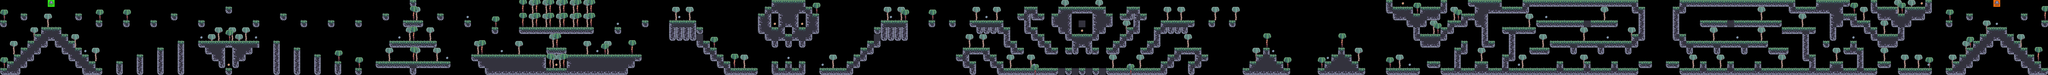

Tiled map render using the project's own tile images. Description and the map definition, with tile-layer contents summarised, below:
An orthogonal 300x11 tile map with 64x64 px tiles, 9 tile layers (bg palms, crates, terrain, enemies, ...), 5 tilesets.

<map version="1.5" tiledversion="1.7.2" orientation="orthogonal" renderorder="right-down" width="300" height="11" tilewidth="64" tileheight="64" infinite="0" nextlayerid="10" nextobjectid="1">
 <editorsettings>
  <export target="../1/level__1_1.csv" format="csv" />
 </editorsettings>
 <tileset firstgid="1" source="../tilesets/terrain_tiles.tsx" />
 <tileset firstgid="17" source="../tilesets/setup_tiles.tsx" />
 <tileset firstgid="19" source="../tilesets/palms_tiles.tsx" />
 <tileset firstgid="29" source="../tilesets/coin_tiles.tsx" />
 <tileset firstgid="31" source="../tilesets/grass_tiles.tsx" />
 <layer id="5" name="bg palms" width="300" height="11">
  <data>[3300 cells, 87 non-empty, 2 distinct tile ids]</data>
 </layer>
 <layer id="9" name="crates" width="300" height="11">
  <data>[3300 cells, 0 non-empty, 0 distinct tile ids]</data>
 </layer>
 <layer id="1" name="terrain" width="300" height="11">
  <data>[3300 cells, 882 non-empty, 16 distinct tile ids]</data>
 </layer>
 <layer id="7" name="enemies" width="300" height="11">
  <data>[3300 cells, 0 non-empty, 0 distinct tile ids]</data>
 </layer>
 <layer id="4" name="fg palms" width="300" height="11">
  <data>[3300 cells, 51 non-empty, 2 distinct tile ids]</data>
 </layer>
 <layer id="6" name="constraints" width="300" height="11">
  <data>[3300 cells, 0 non-empty, 0 distinct tile ids]</data>
 </layer>
 <layer id="8" name="grass" width="300" height="11">
  <data>[3300 cells, 450 non-empty, 3 distinct tile ids]</data>
 </layer>
 <layer id="3" name="coins" width="300" height="11">
  <data>[3300 cells, 33 non-empty, 2 distinct tile ids]</data>
 </layer>
 <layer id="2" name="player" width="300" height="11">
  <data>[3300 cells, 2 non-empty, 2 distinct tile ids]</data>
 </layer>
</map>
